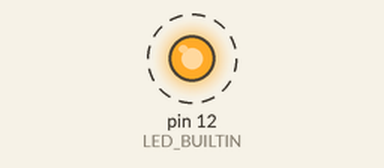
A sketch run on a simulated Arduino Uno, built with avr-gcc and run on an emulated ATmega328P. Parts: output pins drawn as LEDs (lit = HIGH). Dashed ring = blinking.

Above: at 0.5 s.
Timing chart, 0 to 4.6 s (numbered marks = the images above):
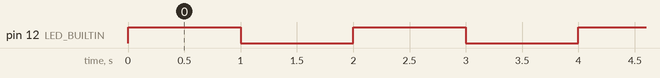

The sketch:

Blink_Led.ino
```cpp
#define LED_BUILTIN 12 // define the GPIO 2 as LED_BUILTIN

void setup() {
  pinMode(LED_BUILTIN, OUTPUT); // initialize GPIO pin 2 LED_BUILTIN as an output.
}

void loop() {
  digitalWrite(LED_BUILTIN, HIGH);   // turn the LED on
  delay(1000);                       // wait for a second
  digitalWrite(LED_BUILTIN, LOW);    // turn the LED off
  delay(1000);                       // wait for a second
}
```

Measured:
- by itself, pin 12 (LED_BUILTIN): alternates HIGH for 1.0 s and LOW for 1.0 s
